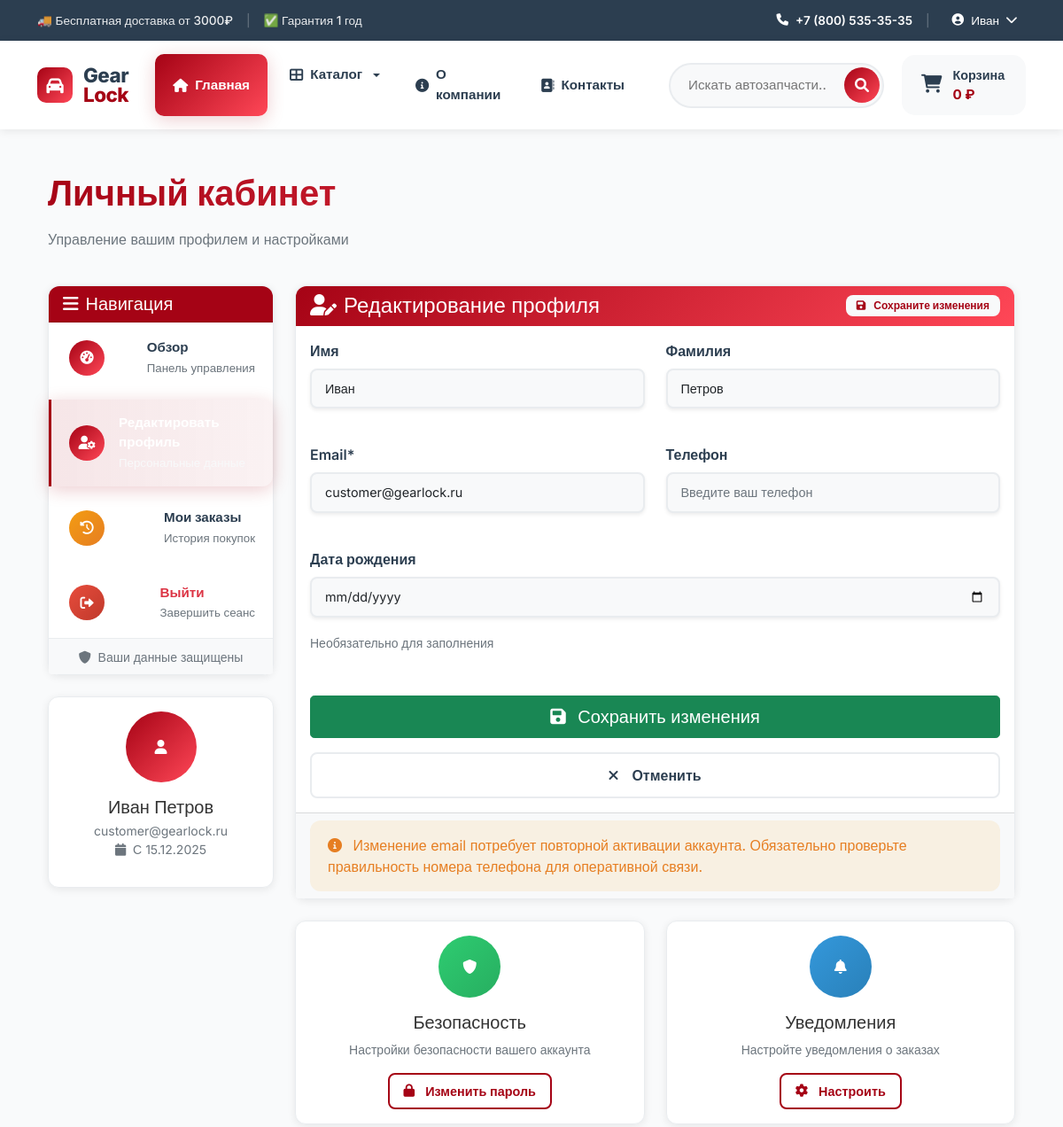
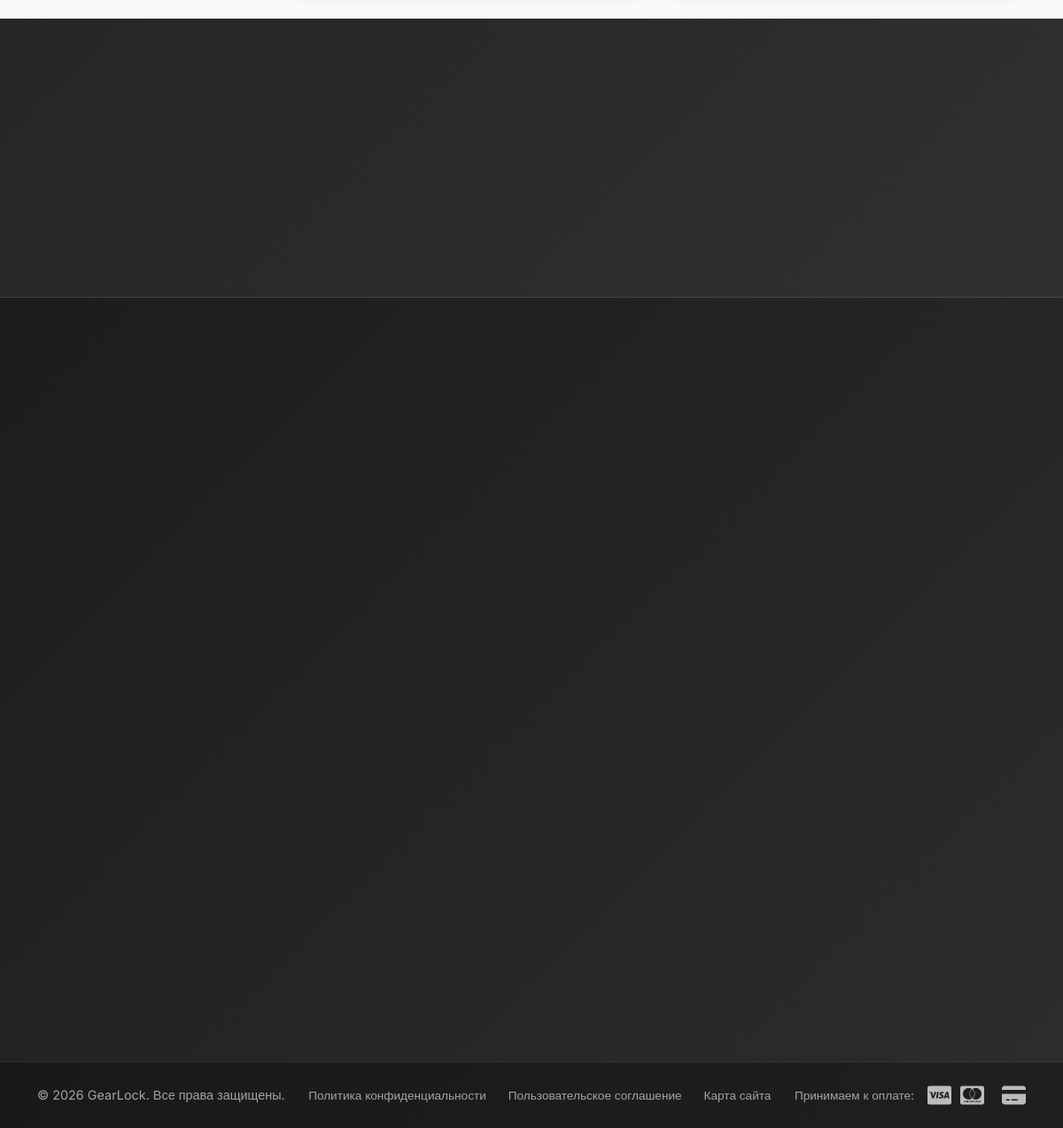
Page /users/profile/ (signed in) on the committed database (2 pictures, top to bottom).
### users/models.py (models this page shows, shortened)
class User(AbstractUser):
    email = models.EmailField(_('email address'), unique=True)
    role = models.ForeignKey(
        Role,
        on_delete=models.SET_NULL,
        null=True,
        blank=True,
        verbose_name='Роль',
        related_name='users'
    )
    phone = models.CharField('Телефон', max_length=20, blank=True)
    address = models.TextField('Адрес', blank=True)
    postal_code = models.CharField('Почтовый индекс', max_length=20, blank=True)
    birth_date = models.DateField('Дата рождения', null=True, blank=True)
    USERNAME_FIELD = 'email'
    REQUIRED_FIELDS = ['username', 'first_name']
    class Meta:
        verbose_name = 'Пользователь'
        verbose_name_plural = 'Пользователи'

### users/views.py (the view)
# urls.py: path('profile/', views.profile, name='profile'),
@login_required
def profile(request):
    if request.method == 'POST':
        form = UserProfileForm(request.POST, instance=request.user)
        if form.is_valid():
            form.save()
            messages.success(request, 'Профиль успешно обновлен!')
            return redirect('users:profile')
    else:
        form = UserProfileForm(instance=request.user)
    return render(request, 'users/profile.html', {'form': form})

### cart/cart.py (called while the page is built)
    def get_total_price(self):
        return sum(
            float(item['price']) * item['quantity']
            for item in self.cart.values()
        )

    def __len__(self):
        return sum(item['quantity'] for item in self.cart.values())

### cart/context_processors.py (called while the page is built)
def cart(request):
    return {'cart': Cart(request)}

### catalog/context_processors.py (called while the page is built)
def categories(request):
    main_categories = Category.objects.filter(
        parent__isnull=True
    ).exclude(
        slug=''
    ).exclude(
        slug__isnull=True
    ).prefetch_related('children').order_by('order', 'name')
    return {
        'categories': main_categories,
        'all_categories': Category.objects.exclude(slug='').exclude(slug__isnull=True)
    }

### templates/users/profile.html (shortened to what this page needs)
{% extends 'base.html' %}
{% load crispy_forms_tags %}
{% block content %}
<div class="container mt-4 animate-on-scroll">
    <div class="row mb-4">
        <div class="col-12">
            <h1 class="fw-bold gradient-text mb-3">Личный кабинет</h1>
            <p class="text-muted">Управление вашим профилем и настройками</p>
        </div>
    </div>
    <div class="row">
        <div class="col-lg-3">
            <div class="card shadow-hover mb-4">
                <div class="card-header bg-info-profile text-white">
                    <h5 class="mb-0">
                        <i class="fas fa-bars me-2"></i>Навигация
                    </h5>
                </div>
                <div class="list-group list-group-flush">
                    <a href="{% url 'users:dashboard' %}"
                       class="list-group-item list-group-item-action d-flex align-items-center">
                        <div class="icon-sm bg-primary-gradient text-white rounded-circle me-3">
                            <i class="fas fa-tachometer-alt"></i>
                        </div>
                        <div>
                            <span class="fw-bold">Обзор</span><br>
                            <small class="text-muted">Панель управления</small>
                        </div>
                    </a>
                    <a href="{% url 'users:profile' %}"
                       class="list-group-item list-group-item-action active d-flex align-items-center">
                        <div class="icon-sm bg-primary-gradient text-white rounded-circle me-3">
                            <i class="fas fa-user-cog"></i>
                        </div>
                        <div>
                            <span class="fw-bold">Редактировать профиль</span><br>
                            <small class="text-light">Персональные данные</small>
                        </div>
                    </a>
                    <a href="{% url 'orders:order_list' %}"
                       class="list-group-item list-group-item-action d-flex align-items-center">
                        <div class="icon-sm bg-warning-gradient text-white rounded-circle me-3">
                            <i class="fas fa-history"></i>
                        </div>
                        <div>
                            <span class="fw-bold">Мои заказы</span><br>
                            <small class="text-muted">История покупок</small>
                        </div>
                    </a>
                    <a href="{% url 'users:logout' %}"
                       class="list-group-item list-group-item-action d-flex align-items-center text-danger">
                        <div class="icon-sm bg-danger-gradient text-white rounded-circle me-3">
                            <i class="fas fa-sign-out-alt"></i>
                        </div>
                        <div>
                            <span class="fw-bold">Выйти</span><br>
                            <small class="text-muted">Завершить сеанс</small>
                        </div>
                    </a>
                </div>
                <div class="card-footer bg-light">
                    <div class="text-center">
                        <small class="text-muted">
                            <i class="fas fa-shield-alt me-1"></i>
                            Ваши данные защищены
                        </small>
                    </div>
                </div>
            </div>
            <div class="card shadow-hover">
                <div class="card-body text-center">
                    <div class="avatar mb-3">
                        <div class="icon-xl bg-primary-gradient text-white rounded-circle mx-auto">
                            <i class="fas fa-user"></i>
                        </div>
                    </div>
                    <h5 class="mb-1">{{ user.get_full_name|default:user.email }}</h5>
                    <p class="text-muted small mb-0">{{ user.email }}</p>
                    <p class="text-muted small">
                        <i class="fas fa-calendar me-1"></i>
                        С {{ user.date_joined|date:"d.m.Y" }}
                    </p>
                </div>
            </div>
        </div>
        <div class="col-lg-9">
            <div class="card shadow-hover">
                <div class="card-header bg-primary-gradient text-white d-flex justify-content-between align-items-center">
                    <h4 class="mb-0">
                        <i class="fas fa-user-edit me-2"></i>Редактирование профиля
                    </h4>
                    <span class="badge bg-light text-about">
                        <i class="fas fa-save me-1"></i>Сохраните изменения
                    </span>
                </div>
                <div class="card-body">
                    <form method="post" class="needs-validation" novalidate>
                        <div class="row g-4 mb-4">
                            <div class="col-md-6">
                                <div class="form-floating">
                                    {{ form.first_name|as_crispy_field }}
                                </div>
                            </div>
                            <div class="col-md-6">
                                <div class="form-floating">
                                    {{ form.last_name|as_crispy_field }}
                                </div>
                            </div>
                        </div>
                        <div class="row g-4 mb-4">
                            <div class="col-md-6">
                                <div class="form-floating">
                                    {{ form.email|as_crispy_field }}
                                </div>
                            </div>
                            <div class="col-md-6">
                                <div class="form-floating">
                                    {{ form.phone|as_crispy_field }}
                                </div>
                            </div>
                        </div>
                        <div>
                            {{ form.birth_date|as_crispy_field }}
                            <small class="text-muted">Необязательно для заполнения</small>
                        </div>
                        <div class="d-grid gap-3 mt-5">
                            <button type="submit" class="btn btn-success btn-lg">
                                <i class="fas fa-save me-2"></i> Сохранить изменения
                            </button>
                            <button type="button" class="btn btn-outline-secondary" onclick="window.history.back()">
                                <i class="fas fa-times me-2"></i> Отменить
                            </button>
                        </div>
                    </form>
                </div>
                <div class="card-footer bg-light">
                    <div class="alert alert-custom alert-warning mb-0">
                        <i class="fas fa-info-circle me-2"></i>
                        Изменение email потребует повторной активации аккаунта.
                        Обязательно проверьте правильность номера телефона для оперативной связи.
                    </div>
                </div>
            </div>
            <div class="row mt-4">
                <div class="col-md-6">
                    <div class="card shadow-hover">
                        <div class="card-body text-center">
                            <div class="icon-lg bg-success-gradient text-white rounded-circle mx-auto mb-3">
                                <i class="fas fa-shield-alt"></i>
                            </div>
                            <h5>Безопасность</h5>
                            <p class="text-muted small">Настройки безопасности вашего аккаунта</p>
                            <a href="#" class="btn btn-outline-primary btn-sm">
                                <i class="fas fa-lock me-1"></i> Изменить пароль
                            </a>
                        </div>
                    </div>
                </div>
                <div class="col-md-6">
                    <div class="card shadow-hover">
                        <div class="card-body text-center">
                            <div class="icon-lg bg-info-gradient text-white rounded-circle mx-auto mb-3">
                                <i class="fas fa-bell"></i>
                            </div>
                            <h5>Уведомления</h5>
                            <p class="text-muted small">Настройте уведомления о заказах</p>
                            <a href="#" class="btn btn-outline-primary btn-sm">
                                <i class="fas fa-cog me-1"></i> Настроить
                            </a>
                        </div>
                    </div>
                </div>
            </div>
        </div>
    </div>
</div>
{% endblock %}

### templates/includes/header.html (shortened to what this page needs)
<header class="header">
    <div class="header-top">
        <div class="container">
            <div class="header-top-content">
                <div class="header-top-left">
                    <span class="contact-text">🚚 Бесплатная доставка от 3000₽</span>
                    <span class="contact-separator">|</span>
                    <span class="contact-text">✅ Гарантия 1 год</span>
                </div>
                <div class="header-top-right">
                    <a href="tel:+78005353535" class="phone-link">
                        <i class="fas fa-phone"></i>
                        +7 (800) 535-35-35
                    </a>
                    <span class="contact-separator">|</span>
                    {% if user.is_authenticated %}
                    <div class="user-menu">
                        <button class="user-menu-btn">
                            <i class="fas fa-user-circle"></i>
                            <span>{{ user.first_name|default:user.email|truncatechars:15 }}</span>
                            <i class="fas fa-chevron-down"></i>
                        </button>
                    </div>
                    {% endif %}
                </div>
            </div>
        </div>
    </div>
    <div class="header-main">
        <div class="container">
            <div class="header-main-content">
                <div class="header-logo">
                    <a href="{% url 'catalog:home' %}" class="logo">
                        <div class="logo-icon">
                            <i class="fas fa-car"></i>
                        </div>
                        <div class="logo-text">
                            <span class="logo-text-main">Gear</span>
                            <span class="logo-text-accent">Lock</span>
                        </div>
                    </a>
                </div>
                <nav class="main-nav">
                    <a href="{% url 'catalog:home' %}" class="nav-link active">
                        <i class="fas fa-home"></i>
                        <span>Главная</span>
                    </a>
                    <div class="nav-dropdown dropdown">
                        <button class="nav-dropdown-btn dropdown-toggle"
                                type="button"
                                id="catalogDropdown"
                                data-bs-toggle="dropdown"
                                aria-expanded="false"
                                aria-haspopup="true">
                            <i class="fas fa-th-large"></i>
                            <span>Каталог</span>
                        </button>
                    </div>
                    <a href="{% url 'pages:about' %}" class="nav-link">
                        <i class="fas fa-info-circle"></i>
                        <span>О компании</span>
                    </a>
                    <a href="{% url 'pages:contact' %}" class="nav-link">
                        <i class="fas fa-address-book"></i>
                        <span>Контакты</span>
                    </a>
                </nav>
                <div class="header-actions">
                    <div class="search-container">
                        <form action="{% url 'catalog:search' %}" method="get" class="search-form">
                            <input type="search"
                                   name="q"
                                   class="search-input"
                                   placeholder="Искать автозапчасти..."
                                   value="{{ request.GET.q }}">
                            <button type="submit" class="search-btn">
                                <i class="fas fa-search"></i>
                            </button>
                        </form>
                    </div>
                    <a href="{% url 'cart:cart_detail' %}" class="cart-btn">
                        <div class="cart-icon-wrapper">
                            <i class="fas fa-shopping-cart"></i>
                        </div>
                        <div class="cart-info">
                            <span class="cart-label">Корзина</span>
                            <span class="cart-total">
                                {% if cart.get_total_price %}
                                    {{ cart.get_total_price|floatformat:0 }} ₽
                                {% else %}
                                    0 ₽
                                {% endif %}
                            </span>
                        </div>
                    </a>
                </div>
            </div>
        </div>
    </div>
</header>

### templates/users/profile.html (style rules this page uses)
.avatar { transition: transform 0.3s ease; }

### rows in the picture
User: first_name "Иван", get_full_name "Иван Петров", email "customer@gearlock.ru", date_joined "15.12.2025", last_name "Петров"
